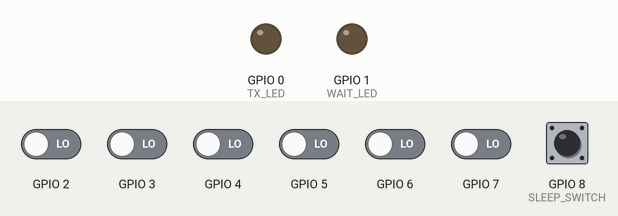
This sketch was run on a simulated ESP32-S3. Shown: output pins drawn as LEDs (lit = HIGH). The test bench sets the inputs (shaded band); at power-on: GPIO 2–7, GPIO 8 (SLEEP_SWITCH) LOW.

Above: at 1.2 s.
1.3 s: GPIO 2 driven HIGH
At 1.9 s:
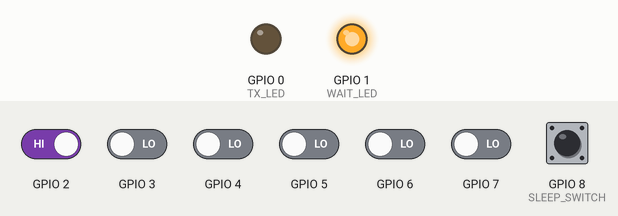
5.8 s: GPIO 3 driven HIGH
Timing chart, 0 to 8.8 s (numbered marks = the images above; inputs shaded):
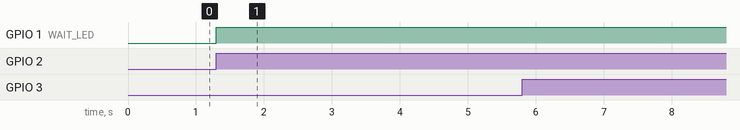

Measured:
- after the input at 1.3 s, GPIO 1 (WAIT_LED): LOW → HIGH at once

The sketch:

terminal.ino
```cpp
/*
A sketch to run a baby details thing.
Lee Brunjes


THE TERRIBLE DIAGRAM

        +V
        |
+--+-+-+-+----+
|  | | | |  TOGGLE
=SWITCHES=   |
|  | | | |   |
PINS TO READ

& WIFI


*/
#include <WiFi.h>

//# of loops to wait to enable dhte button again.
int BUTTON_WAIT = 5000;
int TX_LED = 0;
int WAIT_LED = 1;

//set up buttons to monitor
int disabled  = 0;
int BUTTONS[] { 2,3,4,5,6,7};
const int BUTTONS_LENGTH = 6;
char DETAILS[BUTTONS_LENGTH][12] = {"bottle", "l-to-r", "r-to-l","urine", "feces", "mixed"};
char TYPES[BUTTONS_LENGTH][12] = {"feed", "feed", "feed","diaper", "diaper", "diaper"};

//configure sleep switch
int SLEEP_SWITCH = 8;
char SLEEP[] ="sleep";
char SLEEP_DETAILS[2][6] ={"awoke","slept"};
int ssLast;


//setup wifi network for WPA-PERSONAL
int use_wifi =0;
char SSID[]="Unassuming";
char PASSWORD[]= "zombiebrains";

WiFiClient internet;

//API CONFIG
char API_HOST[] = "tyr";
int  API_PORT   = 80;
char API_USER[] = "admin";
char API_PASS[] = "admin123";
char API_PATH[] = "/Service.ashx?";


void setup(){

  //init Serial
  Serial.begin(9600);
  //startwifi and disabe on failure
  if(use_wifi >0){
    int status = WiFi.begin(SSID,PASSWORD);
    if(status != WL_CONNECTED){
       Serial.println("NO WIFI CONNECTION");
      use_wifi = 0;
    }
  }

  //setup the leds
  pinMode(TX_LED, OUTPUT);
  pinMode(WAIT_LED, OUTPUT);

  //setup the buttons
  for(int i = 0; i < BUTTONS_LENGTH;i++){
    pinMode(BUTTONS[i], INPUT);
  }

  //init sleep switch
  pinMode(SLEEP_SWITCH, INPUT);
  ssLast= digitalRead(SLEEP_SWITCH);

}

void loop(){

  //did we turn off input as anti spam
  if(disabled >0){
    disabled --;
  }
  else{
    //set wait led off.
    digitalWrite(WAIT_LED, LOW);

    //check to find button press
    for(int i = 0; i < BUTTONS_LENGTH;i++){
         if(digitalRead(BUTTONS[i]) == HIGH){
           SendMessage(TYPES[i], DETAILS[i]);
         }
    }
    //check to see if the switch changed places for sleep
    if(digitalRead(SLEEP_SWITCH) != ssLast){
      if(ssLast == HIGH){
        SendMessage(SLEEP, SLEEP_DETAILS[0]);
      }
      else{
         SendMessage(SLEEP,SLEEP_DETAILS[1]);
      }
    }
  }


}

// this is how we actaullly do communications  defautl to serial and use wife if avaialbe
void SendMessage( char* type, char* detail ){

  digitalWrite(WAIT_LED, HIGH);
  disabled = BUTTON_WAIT;


  if(use_wifi >0){
      digitalWrite(TX_LED, HIGH);

      internet.stop();
      //if(internet.connect(user + ":"+ pass +"@" + server))
      //TODO user http base
      /*
      post
      http://user:paassword@host?type=type&detail=detail HTTP/1.1
      */

      digitalWrite(TX_LED, LOW);
  }
}
```
